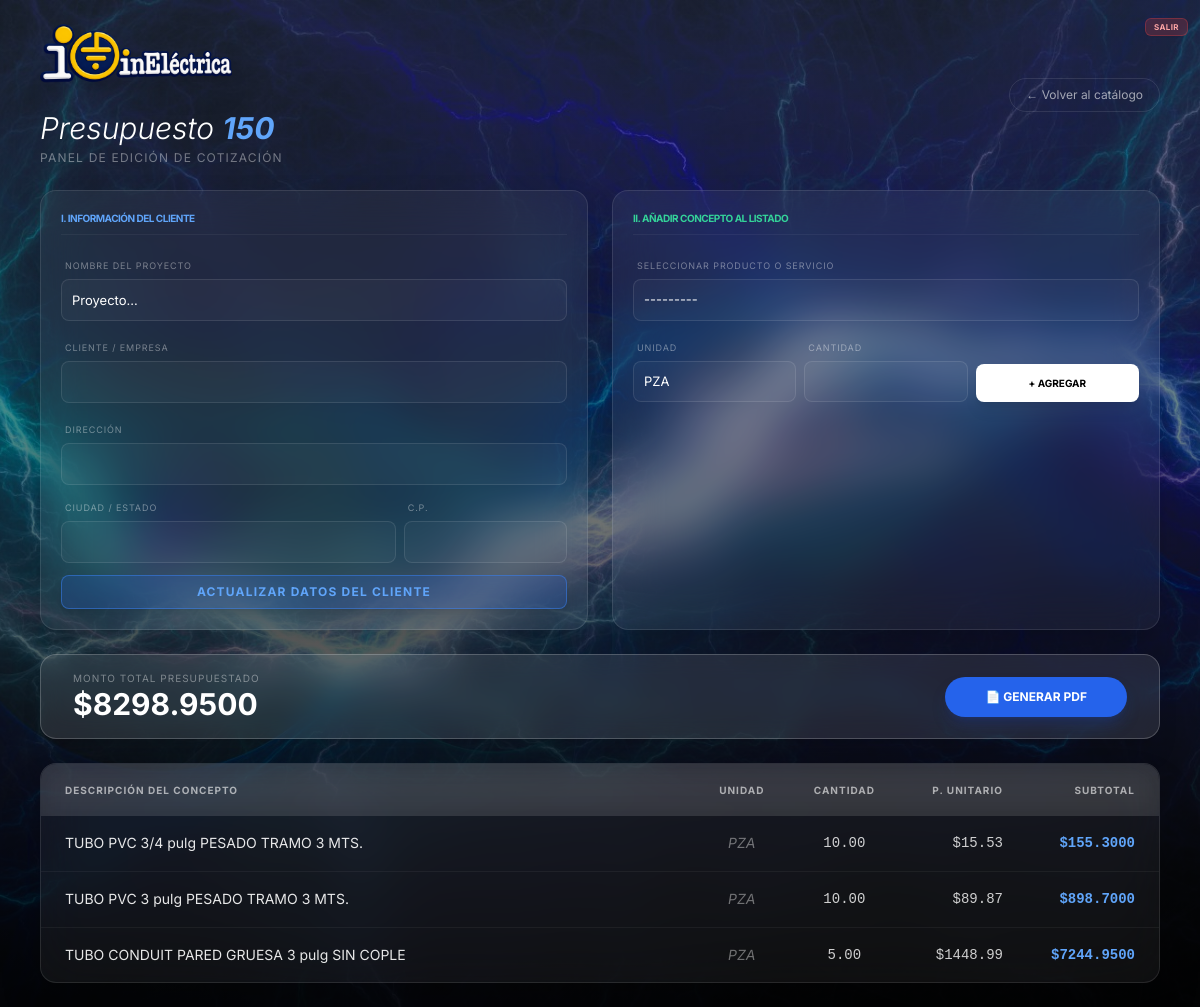
The page /presupuesto/1/ (signed in) on the database its author committed.
### core/models.py (models this page shows, shortened)
class Presupuesto(models.Model):
    folio = models.CharField(
        max_length=20,
        unique=True,
        editable=False
    )
    fecha = models.DateTimeField(auto_now_add=True)
    proyecto = models.CharField(max_length=200, default="Proyecto...")
    cliente_nombre = models.CharField(max_length=200, blank=True, null=True)
    cliente_direccion = models.CharField(max_length=300, blank=True, null=True)
    cliente_ciudad = models.CharField(max_length=100, blank=True, null=True)
    cliente_cp = models.CharField(max_length=10, blank=True, null=True)
    @property
    def total(self):
        return sum(d.subtotal for d in self.detalles.all())

class DetallePresupuesto(models.Model):
    presupuesto = models.ForeignKey(Presupuesto, on_delete=models.CASCADE, related_name="detalles")
    producto = models.ForeignKey(ProductoServicio, on_delete=models.PROTECT)
    cantidad = models.DecimalField(max_digits=10, decimal_places=2)
    unidad = models.CharField(max_length=20, default="PZA")
    @property
    def subtotal(self):
        return self.cantidad * self.producto.precio_unitario

class ProductoServicio(models.Model):
    categoria = models.CharField(max_length=100)
    descripcion = models.CharField(max_length=300)
    precio_unitario = models.DecimalField(max_digits=10, decimal_places=2)
    def __str__(self):
        return self.descripcion

### core/views.py (the view, shortened to what this page needs)
# urls.py: path("presupuesto/<int:pk>/", views.detalle_presupuesto, name="detalle_presupuesto"),
@login_required
def detalle_presupuesto(request, pk):
    presupuesto = get_object_or_404(Presupuesto, pk=pk)
    detalles = presupuesto.detalles.select_related('producto').all()
    form = DetallePresupuestoForm()
    form_info = PresupuestoInfoForm(instance=presupuesto)
    total = presupuesto.total
    return render(request, "core/presupuesto_detalle.html", {
        "presupuesto": presupuesto,
        "form": form,
        "form_info": form_info,
        "detalles": detalles,
        "total": total
    })

### core/forms.py
class PresupuestoInfoForm(forms.ModelForm):
    class Meta:
        model = Presupuesto
        fields = ['proyecto', 'cliente_nombre', 'cliente_direccion', 'cliente_ciudad', 'cliente_cp']
    def __init__(self, *args, **kwargs):
        super().__init__(*args, **kwargs)
        base_classes = (
            "w-full bg-transparent border border-zinc-700 rounded-md "
            "px-3 py-2 text-sm text-zinc-100 "
            "focus:outline-none focus:ring-2 focus:ring-blue-600"
        )
        for field in self.fields.values():
            field.widget.attrs.update({"class": base_classes})

### core/templates/core/presupuesto_detalle.html (shortened to what this page needs)
{% extends "core/base.html" %}
{% load static %}
{% block background_image %} {% static 'core/images/images1.jpg' %} {% endblock %}
{% block content %}
<div class="max-w-6xl mx-auto px-4 py-6 space-y-6">
    <div class="flex flex-col md:flex-row justify-between items-start md:items-center gap-6">
        <div class="space-y-4">
            <a href="{% url 'index' %}" class="inline-block transition-transform hover:scale-105 active:scale-95">
                <img src="{% static 'core/images/logo.png' %}" alt="Logo" class="h-16 w-auto object-contain drop-shadow-xl">
            </a>
            <div>
                <h2 class="text-3xl font-light text-white italic">Presupuesto <span class="font-bold text-blue-400">{{ presupuesto.folio }}</span></h2>
                <p class="text-xs text-white/40 uppercase tracking-widest mt-1">Panel de edición de cotización</p>
            </div>
        </div>
        <a href="{% url 'catalogo_list' %}" class="px-4 py-2 rounded-full border border-white/10 text-xs text-white/60 hover:bg-white/10 transition">
            ← Volver al catálogo
        </a>
    </div>
    <div class="grid grid-cols-1 lg:grid-cols-2 gap-6">
        <div class="bg-white/5 backdrop-blur-xl rounded-2xl p-5 border border-white/10 shadow-2xl">
            <h3 class="text-[10px] font-bold text-blue-400 uppercase mb-4 tracking-tighter border-b border-white/5 pb-2">I. Información del Cliente</h3>
            <form method="post" class="space-y-3">
                <div>
                    <label class="text-[9px] uppercase tracking-widest text-white/40 ml-1">Nombre del Proyecto</label>
                    {{ form_info.proyecto }}
                </div>
                <div>
                    <label class="text-[9px] uppercase tracking-widest text-white/40 ml-1">Cliente / Empresa</label>
                    {{ form_info.cliente_nombre }}
                </div>
                <div class="grid grid-cols-3 gap-2">
                    <div class="col-span-3">
                        <label class="text-[9px] uppercase tracking-widest text-white/40 ml-1">Dirección</label>
                        {{ form_info.cliente_direccion }}
                    </div>
                    <div class="col-span-2">
                        <label class="text-[9px] uppercase tracking-widest text-white/40 ml-1">Ciudad / Estado</label>
                        {{ form_info.cliente_ciudad }}
                    </div>
                    <div class="col-span-1">
                        <label class="text-[9px] uppercase tracking-widest text-white/40 ml-1">C.P.</label>
                        {{ form_info.cliente_cp }}
                    </div>
                </div>
                <button type="submit" name="guardar_info" class="w-full mt-2 py-2 bg-blue-600/20 border border-blue-500/50 text-blue-400 rounded-lg text-xs font-bold hover:bg-blue-600 hover:text-white transition shadow-lg uppercase tracking-widest">
                    ACTUALIZAR DATOS DEL CLIENTE
                </button>
            </form>
        </div>
        <div class="bg-white/5 backdrop-blur-xl rounded-2xl p-5 border border-white/10 shadow-2xl">
            <h3 class="text-[10px] font-bold text-emerald-400 uppercase mb-4 tracking-tighter border-b border-white/5 pb-2">II. Añadir Concepto al Listado</h3>
            <form method="post" class="space-y-3">
                <div class="min-h-[40px]">
                    <label class="text-[9px] uppercase tracking-widest text-white/40 ml-1">Seleccionar Producto o Servicio</label>
                    {{ form.producto }}
                </div>
                <div class="grid grid-cols-3 gap-2 items-end">
                    <div>
                        <label class="text-[9px] uppercase tracking-widest text-white/40 ml-1">Unidad</label>
                        {{ form.unidad }}
                    </div>
                    <div>
                        <label class="text-[9px] uppercase tracking-widest text-white/40 ml-1">Cantidad</label>
                        {{ form.cantidad }}
                    </div>
                    <button type="submit" name="agregar_producto" class="h-[38px] bg-white text-black rounded-lg text-[10px] font-bold hover:bg-gray-200 transition shadow-lg">
                        + AGREGAR
                    </button>
                </div>
            </form>
        </div>
    </div>
    <div class="bg-white/10 backdrop-blur-md rounded-2xl p-4 border border-white/20 flex justify-between items-center px-8 shadow-xl">
        <div>
            <p class="text-[10px] text-white/40 uppercase tracking-widest">Monto Total Presupuestado</p>
            <p class="text-3xl font-bold text-white">${{ total }}</p>
        </div>
        <a href="{% url 'presupuesto_pdf' presupuesto.id %}" target="_blank" class="bg-blue-600 hover:bg-blue-500 text-white text-xs font-bold py-3 px-10 rounded-full shadow-lg shadow-blue-900/40 transition-transform hover:scale-105 active:scale-95">
            📄 GENERAR PDF
        </a>
    </div>
    <div class="bg-white/5 backdrop-blur-xl rounded-2xl border border-white/10 overflow-hidden shadow-2xl">
        <div class="overflow-x-auto scrollbar-custom">
            <div class="max-h-[400px] overflow-y-auto">
                <table class="w-full text-sm border-collapse min-w-[800px]">
                    <thead class="bg-white/10 text-white/60 sticky top-0 z-10 backdrop-blur-md">
                        <tr class="text-[10px] uppercase tracking-widest">
                            <th class="px-6 py-4 text-left">Descripción del Concepto</th>
                            <th class="px-6 py-4 text-center w-24">Unidad</th>
                            <th class="px-6 py-4 text-center w-24">Cantidad</th>
                            <th class="px-6 py-4 text-right w-32">P. Unitario</th>
                            <th class="px-6 py-4 text-right w-32">Subtotal</th>
                        </tr>
                    </thead>
                    <tbody class="divide-y divide-white/5">
                        {% for d in detalles %}
                        <tr class="hover:bg-white/5 transition group">
                            <td class="px-6 py-4 text-white/90 leading-relaxed whitespace-normal break-words max-w-md">
                                {{ d.producto.descripcion }}
                            </td>
                            <td class="px-6 py-4 text-center text-white/40 italic">{{ d.unidad }}</td>
                            <td class="px-6 py-4 text-center text-white/80 font-mono">{{ d.cantidad }}</td>
                            <td class="px-6 py-4 text-right text-white/80 font-mono">${{ d.producto.precio_unitario }}</td>
                            <td class="px-6 py-4 text-right font-bold text-blue-400 font-mono">${{ d.subtotal }}</td>
                        </tr>
                        {% empty %}
                        <tr>
                            <td colspan="5" class="px-6 py-20 text-center text-white/20 uppercase tracking-widest text-xs italic">
                                La lista de conceptos está vacía
                            </td>
                        </tr>
                        {% endfor %}
                    </tbody>
                </table>
            </div>
        </div>
    </div>
</div>
{% endblock %}

### core/templates/core/base.html (style rules this page uses)
body { font-family: 'Inter', sans-serif; margin: 0; padding: 0; }
select, input[type="number"], input[type="text"] { background: rgba(255,255,255,0.1); border: 1px solid rgba(255,255,255,0.2); color: white; border-radius: 9999px; padding: 0.5rem 1rem; width: 100%; outline: none; }

### core/templates/core/presupuesto_detalle.html (style rules this page uses)
input, select { background: rgba(255, 255, 255, 0.03) !important; border: 1px solid rgba(255, 255, 255, 0.1) !important; color: white !important; border-radius: 8px !important; padding: 10px !important; width: 100% !important; font-size: 13px !important; transition: all 0.3s ease; margin-top: 4px; }
select { appearance: none; cursor: pointer; }
option { background: #1a1a1a; color: white; }

### rows shown on the page
Presupuesto: folio "150", proyecto "Proyecto..."
DetallePresupuesto: producto.descripcion "TUBO PVC 3/4 pulg PESADO TRAMO 3 MTS.", unidad "PZA", cantidad "10.00", producto.precio_unitario "15.53", subtotal "155.3000"
DetallePresupuesto: producto.descripcion "TUBO PVC 3 pulg PESADO TRAMO 3 MTS.", unidad "PZA", cantidad "10.00", producto.precio_unitario "89.87", subtotal "898.7000"
DetallePresupuesto: producto.descripcion "TUBO CONDUIT PARED GRUESA 3 pulg SIN COPLE", unidad "PZA", cantidad "5.00", producto.precio_unitario "1448.99", subtotal "7244.9500"

### other values the page prints
{{ total }} "8298.9500"
